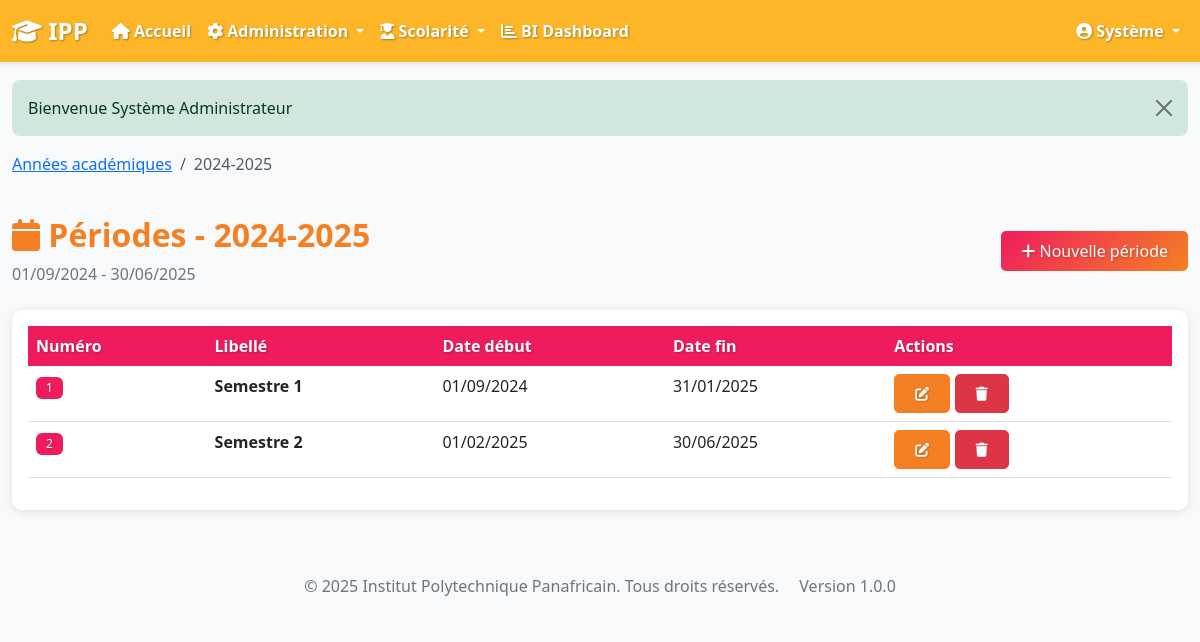
The page /admin/periodes.php?annee_id=1 (signed in) on the database its author committed.
### tables this page shows
CREATE TABLE annees_academiques (
    id INT AUTO_INCREMENT PRIMARY KEY,
    libelle VARCHAR(50) NOT NULL,
    date_debut DATE NOT NULL,
    date_fin DATE NOT NULL,
    statut ENUM('active', 'inactive') DEFAULT 'inactive',
    created_at TIMESTAMP DEFAULT CURRENT_TIMESTAMP,
    UNIQUE KEY unique_annee (libelle)
);

CREATE TABLE periodes (
    id INT AUTO_INCREMENT PRIMARY KEY,
    annee_academique_id INT NOT NULL,
    libelle VARCHAR(50) NOT NULL,
    numero INT NOT NULL,
    date_debut DATE NOT NULL,
    date_fin DATE NOT NULL,
    statut ENUM('active', 'inactive') DEFAULT 'inactive',
    FOREIGN KEY (annee_academique_id) REFERENCES annees_academiques(id) ON DELETE CASCADE,
    INDEX idx_annee (annee_academique_id)
);

### includes/security.php (called while the page is built, shortened)
<?php
function escape_html($string) {
    return htmlspecialchars($string, ENT_QUOTES, 'UTF-8');
}

### includes/functions.php (called while the page is built, shortened)
<?php
function format_date($date, $format = 'd/m/Y') {
    $timestamp = is_numeric($date) ? $date : strtotime($date);
    return date($format, $timestamp);
}

### admin/periodes.php (the view, shortened to what this page needs)
<?php
$db = Database::getInstance()->getConnection();
$annee_id = intval($_GET['annee_id'] ?? 0);
$stmt = $db->prepare("SELECT * FROM annees_academiques WHERE id = ?");
$stmt->execute([$annee_id]);
$annee = $stmt->fetch();
$stmt = $db->prepare("SELECT * FROM periodes WHERE annee_academique_id = ? ORDER BY numero");
$stmt->execute([$annee_id]);
$periodes = $stmt->fetchAll();
include '../includes/header.php';
?>
<div class="row mb-4">
    <div class="col-12">
        <nav aria-label="breadcrumb">
            <ol class="breadcrumb">
                <li class="breadcrumb-item"><a href="<?php echo BASE_URL; ?>/admin/annees.php">Années académiques</a></li>
                <li class="breadcrumb-item active"><?php echo escape_html($annee['libelle']); ?></li>
            </ol>
        </nav>
    </div>
</div>
<div class="row">
    <div class="col-12">
        <div class="d-flex justify-content-between align-items-center mb-4">
            <div>
                <h2><i class="fas fa-calendar"></i> Périodes - <?php echo escape_html($annee['libelle']); ?></h2>
                <p class="text-muted mb-0">
                    <?php echo format_date($annee['date_debut']); ?> - <?php echo format_date($annee['date_fin']); ?>
                </p>
            </div>
            <button class="btn btn-primary" data-bs-toggle="modal" data-bs-target="#periodeModal" onclick="resetForm()">
                <i class="fas fa-plus"></i> Nouvelle période
            </button>
        </div>
    </div>
</div>
<div class="card">
    <div class="card-body">
        <?php if (empty($periodes)): ?>
            <div class="alert alert-info">
                <i class="fas fa-info-circle"></i> Aucune période créée pour cette année académique.
            </div>
        <?php else: ?>
            <div class="table-responsive">
                <table class="table table-hover">
                    <thead>
                        <tr>
                            <th>Numéro</th>
                            <th>Libellé</th>
                            <th>Date début</th>
                            <th>Date fin</th>
                            <th>Actions</th>
                        </tr>
                    </thead>
                    <tbody>
                        <?php foreach ($periodes as $periode): ?>
                        <tr>
                            <td><span class="badge bg-primary"><?php echo $periode['numero']; ?></span></td>
                            <td><strong><?php echo escape_html($periode['libelle']); ?></strong></td>
                            <td><?php echo format_date($periode['date_debut']); ?></td>
                            <td><?php echo format_date($periode['date_fin']); ?></td>
                            <td>
                                <button class="btn btn-sm btn-info" onclick="editPeriode(<?php echo htmlspecialchars(json_encode($periode)); ?>)">
                                    <i class="fas fa-edit"></i>
                                </button>
                                <form method="POST" style="display:inline;" onsubmit="return confirmDelete('Supprimer cette période ?')">
                                    <button type="submit" class="btn btn-sm btn-danger">
                                        <i class="fas fa-trash"></i>
                                    </button>
                                </form>
                            </td>
                        </tr>
                        <?php endforeach; ?>
                    </tbody>
                </table>
            </div>
        <?php endif; ?>
    </div>
</div>
<?php include '../includes/footer.php'; ?>

### assets/css/style.css (style rules this page uses)
:root { --primary-color: #ef1c5d; --secondary-color: #f58024; --accent-color: #fcb628; --success-color: #28a745; --danger-color: #dc3545; --warning-color: #fcb628; --info-color: #f58024; }
body { font-family: 'Segoe UI', Tahoma, Geneva, Verdana, sans-serif; background-color: #f8f9fa; }
.card { border: none; border-radius: 10px; box-shadow: 0 2px 8px rgba(0,0,0,0.1); margin-bottom: 20px; transition: transform 0.2s; }
h1, h2, h3, h4, h5, h6 { color:#f58024; font-weight: 700; }
.table { background-color: white; }
.table thead th { background-color: #ef1c5d; color: white; border: none; font-weight: 600; text-shadow: 1px 1px 2px rgba(0,0,0,0.2); }
.btn { border-radius: 5px; padding: 8px 20px; font-weight: 500; transition: all 0.3s; }
.btn-primary { background: linear-gradient(135deg, #ef1c5d 0%, #f58024 100%); border: none; color: white; text-shadow: 1px 1px 2px rgba(0,0,0,0.2); }
.badge { padding: 5px 10px; font-weight: 500; }
.text-muted { color: #6c757d !important; }
.bg-primary { background-color: #ef1c5d !important; color: white !important; text-shadow: 1px 1px 2px rgba(0,0,0,0.2); }
.btn-info { background-color: #f58024; border-color: #f58024; color: white; text-shadow: 1px 1px 2px rgba(0,0,0,0.2); }
.badge.bg-primary { background-color: #ef1c5d !important; }

### rows shown on the page
annees_academiques: libelle "2024-2025", date_debut "01/09/2024", date_fin "30/06/2025"
periodes: numero "1", libelle "Semestre 1", date_debut "01/09/2024", date_fin "31/01/2025"
periodes: numero "2", libelle "Semestre 2", date_debut "01/02/2025", date_fin "30/06/2025"

### other values the page prints
APP_SHORT_NAME "IPP"
$current_user['prenom'] "Système"
$flash['message'] "Bienvenue Système Administrateur"
APP_NAME "Institut Polytechnique Panafricain"
APP_VERSION "1.0.0"
